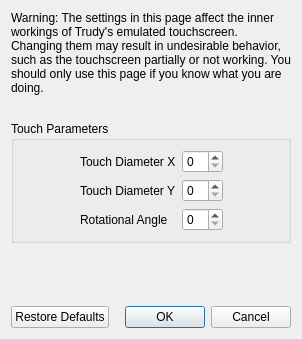
<?xml version="1.0" encoding="UTF-8"?>
<ui version="4.0">
 <class>ConfigureTouchscreenAdvanced</class>
 <widget class="QDialog" name="ConfigureTouchscreenAdvanced">
  <property name="geometry">
   <rect>
    <x>0</x>
    <y>0</y>
    <width>298</width>
    <height>339</height>
   </rect>
  </property>
  <property name="windowTitle">
   <string>Configure Touchscreen</string>
  </property>
  <layout class="QVBoxLayout" name="verticalLayout">
   <item>
    <widget class="QLabel" name="label_2">
     <property name="minimumSize">
      <size>
       <width>280</width>
       <height>0</height>
      </size>
     </property>
     <property name="text">
      <string>Warning: The settings in this page affect the inner workings of Trudy's emulated touchscreen. Changing them may result in undesirable behavior, such as the touchscreen partially or not working. You should only use this page if you know what you are doing.</string>
     </property>
     <property name="wordWrap">
      <bool>true</bool>
     </property>
    </widget>
   </item>
   <item>
    <spacer name="verticalSpacer_2">
     <property name="orientation">
      <enum>Qt::Vertical</enum>
     </property>
     <property name="sizeType">
      <enum>QSizePolicy::Fixed</enum>
     </property>
     <property name="sizeHint" stdset="0">
      <size>
       <width>20</width>
       <height>20</height>
      </size>
     </property>
    </spacer>
   </item>
   <item>
    <widget class="QGroupBox" name="gridGroupBox">
     <property name="title">
      <string>Touch Parameters</string>
     </property>
     <layout class="QGridLayout" name="gridLayout">
      <item row="0" column="0">
       <spacer name="horizontalSpacer">
        <property name="orientation">
         <enum>Qt::Horizontal</enum>
        </property>
        <property name="sizeHint" stdset="0">
         <size>
          <width>40</width>
          <height>20</height>
         </size>
        </property>
       </spacer>
      </item>
      <item row="1" column="1">
       <widget class="QLabel" name="label_4">
        <property name="text">
         <string>Touch Diameter Y</string>
        </property>
       </widget>
      </item>
      <item row="0" column="3">
       <spacer name="horizontalSpacer_2">
        <property name="orientation">
         <enum>Qt::Horizontal</enum>
        </property>
        <property name="sizeHint" stdset="0">
         <size>
          <width>40</width>
          <height>20</height>
         </size>
        </property>
       </spacer>
      </item>
      <item row="0" column="1">
       <widget class="QLabel" name="label_3">
        <property name="text">
         <string>Touch Diameter X</string>
        </property>
       </widget>
      </item>
      <item row="2" column="1">
       <widget class="QLabel" name="label_5">
        <property name="text">
         <string>Rotational Angle</string>
        </property>
       </widget>
      </item>
      <item row="0" column="2">
       <widget class="QSpinBox" name="diameter_x_box"/>
      </item>
      <item row="1" column="2">
       <widget class="QSpinBox" name="diameter_y_box"/>
      </item>
      <item row="2" column="2">
       <widget class="QSpinBox" name="angle_box"/>
      </item>
     </layout>
    </widget>
   </item>
   <item>
    <spacer name="verticalSpacer">
     <property name="orientation">
      <enum>Qt::Vertical</enum>
     </property>
     <property name="sizeHint" stdset="0">
      <size>
       <width>20</width>
       <height>40</height>
      </size>
     </property>
    </spacer>
   </item>
   <item>
    <layout class="QHBoxLayout" name="horizontalLayout">
     <item>
      <widget class="QPushButton" name="restore_defaults_button">
       <property name="text">
        <string>Restore Defaults</string>
       </property>
      </widget>
     </item>
     <item>
      <widget class="QDialogButtonBox" name="buttonBox">
       <property name="standardButtons">
        <set>QDialogButtonBox::Cancel|QDialogButtonBox::Ok</set>
       </property>
      </widget>
     </item>
    </layout>
   </item>
  </layout>
 </widget>
 <resources/>
 <connections>
  <connection>
   <sender>buttonBox</sender>
   <signal>accepted()</signal>
   <receiver>ConfigureTouchscreenAdvanced</receiver>
   <slot>accept()</slot>
  </connection>
  <connection>
   <sender>buttonBox</sender>
   <signal>rejected()</signal>
   <receiver>ConfigureTouchscreenAdvanced</receiver>
   <slot>reject()</slot>
   </connection>
 </connections>
</ui>
